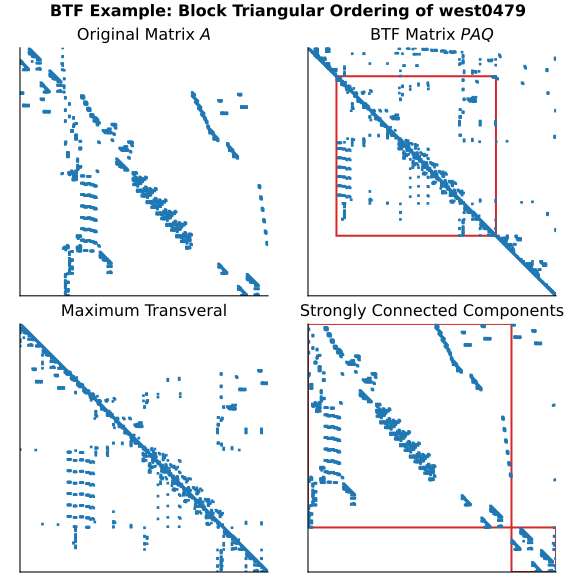

This figure's Python source:
#!/usr/bin/env python3
# Part of the scikit-sparse project.
# Copyright (C) 2025 Bernard Roesler. All rights reserved.
# See pyproject.toml for full author list and LICENSE.txt for license details.
# SPDX-License-Identifier: BSD-2-Clause
#
# =============================================================================
#     File: btf_example.py
#  Created: 2025-08-07 14:03
# =============================================================================

"""An example of using the BTF (Block Triangular Form) algorithm."""

from pathlib import Path

import matplotlib.pyplot as plt
from scipy.io import mmread

from sksparse.btf import btf, btf_q_permutation, maxtrans, strongcomp


def plot_btf(A, p, q, r, ax=None):
    """Plot the blocks of the BTF matrix.

    Adapted from the SuiteSparse ``drawbtf.m`` [#drawbtf]_.

    Parameters
    ----------
    A : (N, N) sparse matrix
        A square, sparse matrix in CSC format.
    p, q : (N,) ndarray of int
        The row and column permutations that put ``A`` into upper block
        triangular form.
    r : (Nb + 1,) ndarray of int
        The indices of the block boundaries in the permuted matrix. The number
        of blocks is ``len(r) - 1``.
    ax : matplotlib.axes.Axes, optional
        The axes to plot on. If None, the current axes will be used.

    Returns
    -------
    ax : matplotlib.axes.Axes
        The axes with the BTF blocks plotted.

    References
    ----------
    .. [#drawbtf] MATLAB BTF plotting function:
        https://github.com/DrTimothyAldenDavis/SuiteSparse/blob/dev/BTF/MATLAB/drawbtf.m
    """
    if ax is None:
        ax = plt.gca()

    Nb = len(r) - 1
    q = btf_q_permutation(q)  # ensure q is a valid permutation

    for k in range(Nb):
        r0 = r[k]
        r1 = r[k + 1]
        Nk = r1 - r0
        if Nk > 1:
            # Plot the block
            ax.add_patch(
                plt.Rectangle(
                    (r0 - 0.5, r0 - 0.5),
                    Nk,
                    Nk,
                    fill=False,
                    edgecolor="C3",
                    linewidth=1.5,
                )
            )

    return ax


# Load the west0479 matrix (downloaded from the SuiteSparse Matrix Collection:
# <https://sparse.tamu.edu/HB/west0479>)
filepath = Path("data") / "west0479.mtx"
A = mmread(filepath, spmatrix=False).tocsc()  # read the matrix

# Compute the BTF ordering
p, q, r = btf(A)
q = btf_q_permutation(q)
PAQ = A[p][:, q]

# Compute the maximum transversal
qm = maxtrans(A)
A_mt = A[:, qm]

# Compute the strongly connected components
pcc, rcc = strongcomp(A)
A_scc = A[pcc][:, pcc]

# Plot the original and permuted matrices
plt.rcParams.update({"font.size": 10})

fig, axs = plt.subplots(num=1, nrows=2, ncols=2, clear=True)
fig.set_size_inches((6, 6), forward=True)
fig.set_constrained_layout(True)
fig.suptitle("BTF Example: Block Triangular Ordering of west0479")

ax = axs[0, 0]
ax.spy(A, markersize=1)
ax.set_title(r"Original Matrix $A$")

ax = axs[0, 1]
ax.spy(PAQ, markersize=1)
plot_btf(PAQ, p, q, r, ax=ax)
ax.set_title(r"BTF Matrix $PAQ$")

ax = axs[1, 0]
ax.spy(A_mt, markersize=1)
ax.set_title(r"Maximum Transveral")

ax = axs[1, 1]
ax.spy(A_scc, markersize=1)
plot_btf(A_scc, pcc, pcc, rcc, ax=ax)
ax.set_title(r"Strongly Connected Components")

for ax in axs.flat:
    ax.set_aspect("equal")
    ax.set_xticks([])
    ax.set_yticks([])

plt.show()
fig.savefig("btf_example.svg")
